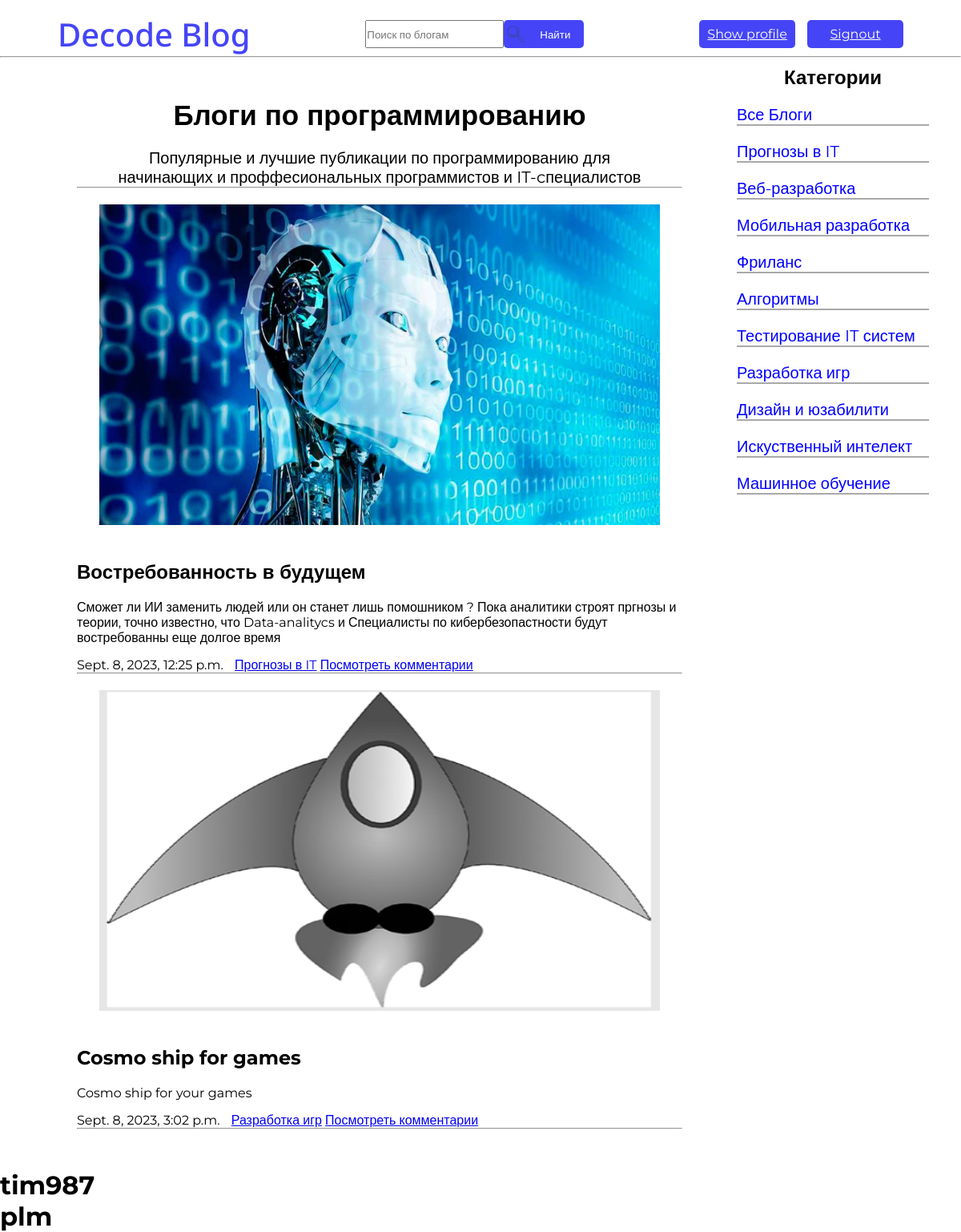
The page /blogs/ (signed in) on the database its author committed.
### decode_blogs/models.py (models this page shows, shortened)
class Blog(models.Model):
    name = models.CharField(max_length=50)
    category = models.ForeignKey(Category, on_delete=models.CASCADE, null=True)
    image = models.ImageField(blank=True, upload_to=uniq_name_upload)
    description = models.TextField()
    date = models.DateTimeField(default=datetime.datetime.today())
    class Meta:
        verbose_name = 'Blog'
        verbose_name_plural = 'Blogs'

class Category(models.Model):
    name = models.CharField(max_length=50)
    class Meta:
        verbose_name = 'Category'
        verbose_name_plural = 'Categories'
    def __str__(self) -> str:
        return self.name

### decode_blogs/views.py (the view)
# urls.py: 2. Add a URL to urlpatterns:  path('', Home.as_view(), name='home')
def Home(request):
    data = {
        'title':'Главная',
        'menu': menu,
        'categories': Category.objects.all(),
        'blogs': Blog.objects.all(),
    }
    return render(request, 'decode_blogs/home.html', data)

### decode_blogs/templates/decode_blogs/Home.html (shortened to what this page needs)
{% load static %}
<!DOCTYPE html>
<html lang="en">
<head>
    <link rel="stylesheet" href="{% static 'decode_blogs/css/header.css' %}">
    <link rel="stylesheet" href="{% static 'decode_blogs/css/Home.css' %}">
</head>
<body>
    <header>
        <h1>Decode Blog</h1>
        <div class="header-div-1">
            <input type="search" placeholder="Поиск по блогам">
            <button id="button-find">
                <img src="{% static 'decode_blogs/images/search_icon.svg' %}" alt="" id="search_icon">
                Найти
            </button>
        </div>
        <div class="header-div-2">
            <a href="{% url 'decode_authe:profile' %}" class="button-reg">Show profile</a>
            <a href="{% url 'decode_authe:signout' %}" class="button-reg">Signout</a>
        </div>
    </header>
    <hr id="hr-line">
    <section class="main">
        <div class="blogs">
            <h2 id="h2-blog">Блоги по программированию </h2>
            <p id="h2-p">Популярные и лучшие публикации по программированию  для <br>начинающих и проффесиональных программистов и IT-cпециалистов</p>
            <hr>
            <div class="comments">
                {% for b in blogs %}
                <div class="main-info">
                    {% if b.image %}
                    <img src="{{ b.image.url }}" alt="comment-img" class="comment-img">
                    {% endif %}
                </div>
                <h2 id="blog-name">{{ b.name }}</h2>
                    <p id="description">{{ b.description }}</p>
                    <time id="blog-date">{{ b.date }}</time>
                    <a href="{% url 'decode_blogs:category' b.id %}" id="blog-category">{{ b.category }}</a>
                    <a href="{% url 'decode_blogs:comments-review' comment_id=b.id %}">Посмотреть комментарии</a>
                    <hr>
                    {% endfor %}
            </div>
            <div class="categories">
                <h2 id="categories-name">Категории</h2>
                {% if category_id == 0 %}
                    <a href="{% url 'decode_blogs:home' %}" class="selected-ctgr">Все товары</a>
                {% else %}
                    <a href="{% url 'decode_blogs:home' %}">Все Блоги</a>
                {% endif %}
                {% for ctgr in categories %}
                    {% if category_id == ctgr.id %}
                        <a href="{% url 'decode_blogs:category' ctgr.id %}" class="selected-ctgr">{{ctgr.name}}</a>
                    {% else %}
                        <a href="{% url 'decode_blogs:category' ctgr.id %}">{{ctgr.name}}</a>
                    {% endif %}
                {% endfor %}
            </div>
        </div>
    </section>
    {% if user %}
    <h1>{{ user.username }}</h1>
    <h1>{{ user.first_name }}</h1>
    {% endif %}
</body>
</html>

### decode_blogs/static/decode_blogs/css/Header.css (style rules this page uses)
* { margin: 0px; padding: 0px; }
header { display: flex; align-items: center; justify-content: space-around; margin-top: 15px; }
header h1 { color: rgb(69, 69, 247); font-weight: 500; font-size: 40px; font-family: 'Noto Sans', sans-serif; }
.header-div-1 { display: flex; height: 35px; }
#button-find { display: flex; align-items: center; width: 100px; height: 35px; border: rgb(69, 69, 247); border-radius: 5px; color: white; background-color: rgb(69, 69, 247) }
#search_icon { width: 30px; height: 25px; margin-right: 15px; }
.header-div-2 { display: flex; align-items: center; gap: 15px; }
.button-reg { display: flex; align-items: center; justify-content: center; text-align: center; width: 120px; height: 35px; border: rgb(69, 69, 247); border-radius: 5px; color: white; background-color: rgb(69, 69, 247) }

### decode_blogs/static/decode_blogs/css/Home.css (style rules this page uses)
* { margin: 0px; padding: 0px; font-family: 'Montserrat', sans-serif; }
.main { display: flex; padding: 50px 8%; justify-content: space-between; box-sizing: border-box; position: relative; }
.main-info { display: block; justify-content: center; align-items: center; text-align: center; }
.blogs { width: 75%; }
#h2-blog { display: flex; justify-content: center; align-items: center; font-size: 35px; }
#h2-p { margin-top: 20px; font-size: 20px; text-align: center; align-items: center; }
.comments { display: block; justify-content: left; align-items: left; }
#blog-name { margin-top: 40px; }
#description { margin-top: 20px; }
#blog-date, #blog-category { display: inline-block; margin-top: 15px; }
#blog-category { margin-left: 10px; }
.comment-img { margin-top: 20px; width: 700px; height: 400px; }
.categories { display: flex; flex-direction: column; gap: 20px; width: 20%; position: absolute; top: 0; right: 0; margin-right: 40px; margin-top: 10px; }
#categories-name { display: flex; justify-content: center; align-items: center; text-align: center; }
.categories a { text-decoration: none; color: blue; width: 100%; border-bottom:2px solid #a9a9a9 ; font-size: 20px; transition: 2s; }

### rows shown on the page
Blog: image (picture), name "Востребованность в будущем", description "Сможет ли ИИ заменить людей или он станет лишь помошником ? Пока аналитики строят пргнозы и теории, точно известно, что Data-analitycs и Специалисты по кибербезопастности будут востребованны еще долгое время", date "Sept. 8, 2023, 12:25 p.m.", category "Прогнозы в IT"
Blog: image (picture), name "Cosmo ship for games", description "Cosmo ship for your games", date "Sept. 8, 2023, 3:02 p.m.", category "Разработка игр"
Category: name "Прогнозы в IT"
Category: name "Веб-разработка"
Category: name "Мобильная разработка"
Category: name "Фриланс"
Category: name "Алгоритмы"
Category: name "Тестирование IT систем"
Category: name "Разработка игр"
Category: name "Дизайн и юзабилити"
Category: name "Искуственный интелект"
Category: name "Машинное обучение"

### other values the page prints
{{ user.username }} "tim987"
{{ user.first_name }} "plm"
